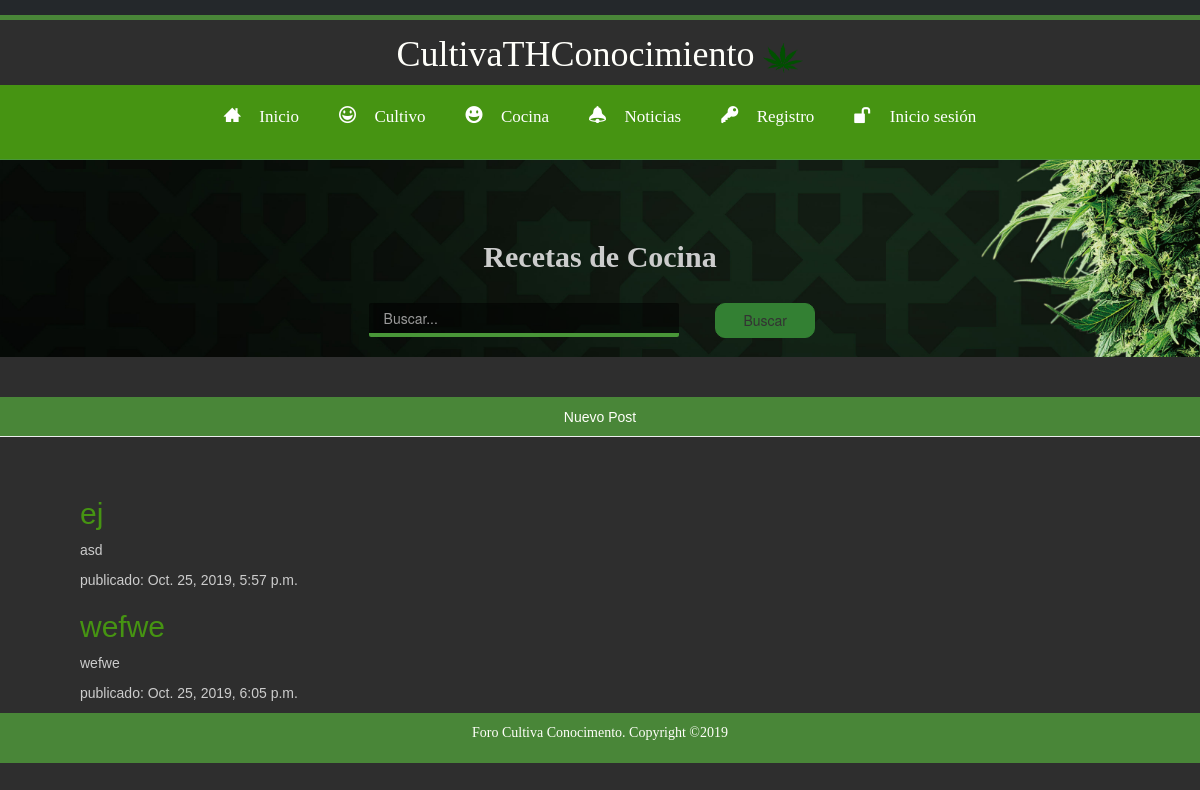
/post/list, run on an earlier commit of the app's database.
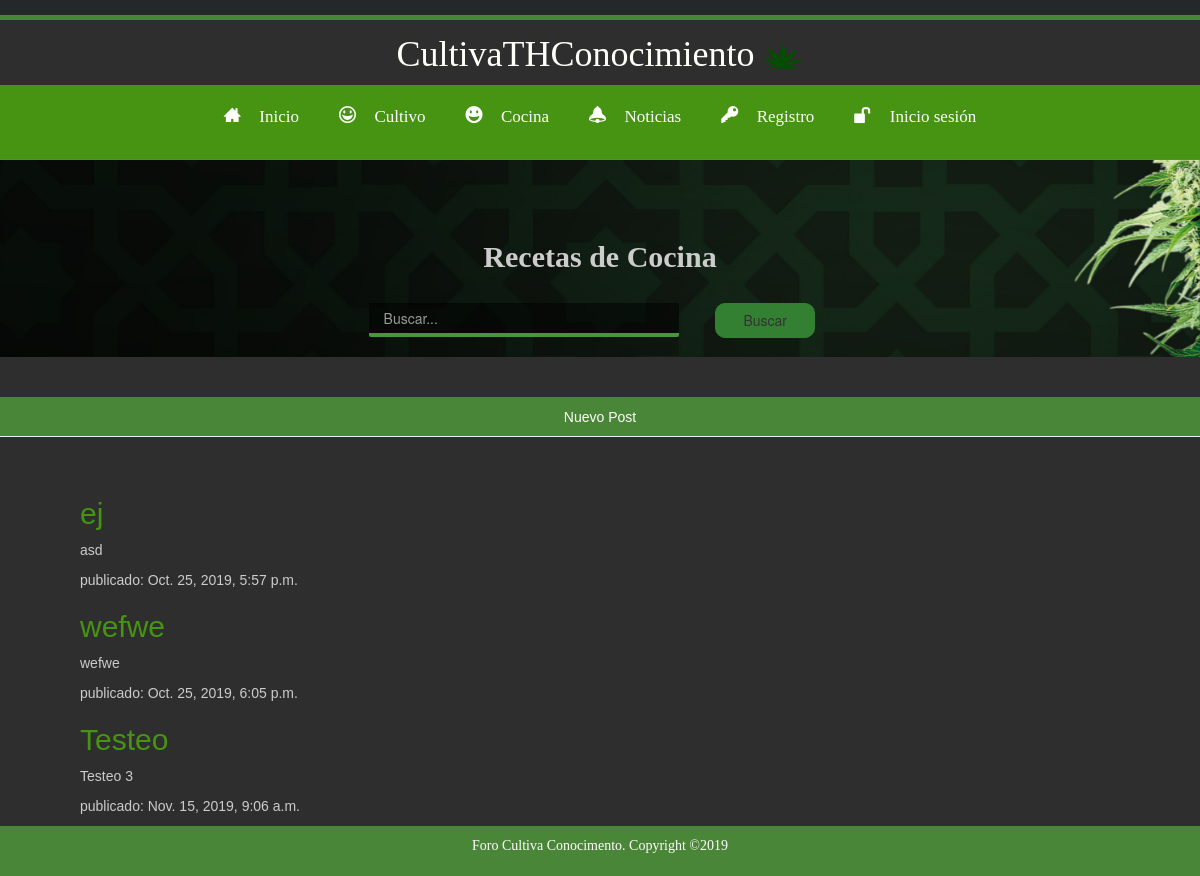
And on a later commit of the database.
### Cocina/models.py (models this page shows, shortened)
class Post(models.Model):
    author = models.ForeignKey('auth.User', on_delete=models.CASCADE)
    title = models.CharField(max_length=200)
    text = models.TextField()
    created_date = models.DateTimeField(
            default=timezone.now)
    published_date = models.DateTimeField(
            blank=True, null=True)
    class Meta:
        permissions = (
            ('administrador',_('Es administrador')),
            ('usuario',_('Es usuario')),
        )

### Cocina/views.py (the view)
# urls.py: path('post/list', views.post_list, name='post_list'),
def post_list(request):
    queryset = request.GET.get("buscar")
    posts = Post.objects.filter(published_date__lte=timezone.now()).order_by('published_date')
    if queryset:
        posts = Post.objects.filter(
            Q(title__icontains = queryset) |
            Q(text__icontains = queryset)
        ).distinct()
    return render(request, 'Cocina/post_list.html', {'posts':posts})

### Cocina/templates/Cocina/post_list.html (shortened to what this page needs)
{% extends 'Cocina/Soporte.html' %}
    {% block content %} {% for post in posts %}
    <div>
        <h2><a href="{% url 'post_detail' pk=post.pk %}">{{ post.title }}</a></h2>
        <p>{{ post.text|linebreaksbr }}</p>
        <p> publicado: {{ post.published_date }}</p>
    </div>
    {% endfor %} {% endblock %}

### Cocina/templates/Cocina/Soporte.html (shortened to what this page needs)
{% load staticfiles %}
<html>
<head>
    <link rel="stylesheet" href="{% static 'CSS/estilococina.css'%}">
    <link rel="stylesheet" href="//maxcdn.bootstrapcdn.com/bootstrap/3.2.0/css/bootstrap.min.css">
    <link rel="stylesheet" href="//maxcdn.bootstrapcdn.com/bootstrap/3.2.0/css/bootstrap-theme.min.css">
    <link rel="stylesheet" href="{% static 'CSS/style.css'%}">
    <link rel="stylesheet" href="{% static 'CSS/flexboxgrid.min.css'%}">
</head>
<body>
    <div class="container-all ">
        <div class="logo ">
            <div class="col-xs-12 ">
                <div id="logo ">
                    <h1>CultivaTHConocimiento <img src="{% static 'IMG/marijuana-34353_640.png' %}" alt="logo" width="40" height="30"></h1>
                </div>
            </div>
        </div>
        <Header>
            <nav>
                <ul>
                    <li><a href="# "><span class="icon-home3 ">  </span>Inicio</a></li>
                    <li><a href="# "><span class="icon-happy ">  </span>Cultivo</a></li>
                    <li><a href="{% url 'post_list' %}"><span class="icon-happy2 "> </span>Cocina</a></li>
                    <li><a href="# "><span class="icon-bell ">  </span>Noticias</a></li>
                    <li><a href="{% url 'registro' %}"><span class="icon-key ">  </span>Registro</a></li>
                    <li><a href="{% url 'login' %}"><span class="icon-unlocked ">  </span>Inicio sesión</a></li>
                </ul>
            </nav>
        </Header>
        <div class="imagenEncabezado">
            <div class="row center-xs">
                <div class="col-xs">
                    <h1 id="rec">Recetas de Cocina</h1>
                </div>
            </div>
            {% block barra_busqueda %}
            <div class="busqueda">
                <div class="row center-xs">
                    <div class="col-xs-8">
                        <form method="get">
                            <div class="col-xs-5">
                                <div class="barra">
                                    <input type="text" class="form-control" placeholder="Buscar..." name="buscar" value="{{request.GET.buscar}}">
                                </div>
                            </div>
                            <div class="boton">
                                <button type="submit" class="boton">Buscar</button>
                            </div>
                        </form>
                    </div>
                </div>
            </div>
            {% endblock barra_busqueda %}
        </div>
        <div class="page-header">
            <span>Nuevo Post</span>
        </div>
        <div class="content-container">
            <div class="row-center">
                <div class="col-xs-12">
                    {% block content %} {% endblock %}
                </div>
            </div>
        </div>
        <div class="row ">
            <div class="col-xs-12 ">
                <footer>
                    <p>Foro Cultiva Conocimento. Copyright &copy;2019</p>
                </footer>
            </div>
        </div>
    </div>
</body>
</html>

### Cocina/static/CSS/estilococina.css (style rules this page uses)
* { margin: 0; padding: 0; }
.container-all { margin-left: 0; width: 100% }
button { color: #fff; background: #338033; width: 100px; height: 35px; border: 1px solid #338033; border-bottom-right-radius: 10px; border-bottom-left-radius: 10px; border-top-left-radius: 10px; border-top-right-radius: 10px; }
body { background-image: url(../IMG/negro3.jpg); background-size: cover; background-attachment: fixed; width: 100%; font-family: 'fuente2'; }
.logo { background: #24282b; color: #FFFFFA; text-align: center; border-bottom: 5px solid #498638; padding-top: 15px; font-family: "cabecera"; font-size: 20px; }
Header { border-bottom: 1px solid #499638; }
header nav { width: 100%; max-width: 100%; margin: 15px auto; background: #469412; margin-top: 0; margin-bottom: 0; font-family: 'fuente2'; font-size: 17px; }
header nav ul { overflow: hidden; list-style: none; }
header nav ul li { float: left; }
header nav ul li a { color: #fff; padding: 20px; display: block; text-decoration: none; }
header nav ul li span { margin-right: 10px; }
.imagenEncabezado { background-image: url(../IMG/cannabis_strain_focus_shiva_shanti_banner.jpg); background-size: cover; background-attachment: fixed; }
.imagenEncabezado h1 { margin-left: 30%; margin-right: 30%; font-family: cursive; font-size: 50px; padding-top: 5%; font-weight: bold; color: #CCC; }
#rec { padding-bottom: 20px; ; }
.page-header { padding: 10px; background: #498638; color: #FFFFFA; text-align: center; clear: both; font-family: 'fuente2'; }
.content-container a { text-decoration: none; color: #469412; }
.barra input { outline: none; display: block; width: 100%; padding: 10px 15px; background: rgba(0, 0, 0, .5); color: #fff; border: none; border-radius: 2px; border-bottom: 4px solid #499638; font-size: 14px; font-weight: normal; margin: 0 0 20px 0; transition: all .5s ease; margin-left: 50%; }
.page-header span { font-family: 'Lucida Sans', 'Lucida Sans Regular', 'Lucida Grande', 'Lucida Sans Unicode', Geneva, Verdana, sans-serif; }
.content-container { color: #CCC; font-family: 'Lucida Sans', 'Lucida Sans Regular', 'Lucida Grande', 'Lucida Sans Unicode', Geneva, Verdana, sans-serif; padding-left: 70px; padding-top: 20px; padding-bottom: 20px; }
footer { padding: 10px; background: #498638; color: #FFFFFA; text-align: center; clear: both; font-family: 'fuente2'; }
@media screen and (min-width:1000px) { header nav { display: flex; justify-content: center; } }
@media screen and (max-width:1200px) { .imagenEncabezado h1 { font-size: 30px; } }

### Cocina/static/CSS/style.css (style rules this page uses)
[class^="icon-"], [class*=" icon-"] { font-family: 'icomoon' !important; font-style: normal; font-weight: normal; font-variant: normal; text-transform: none; line-height: 1; -webkit-font-smoothing: antialiased; -moz-osx-font-smoothing: grayscale; }
.icon-home3:before { content: "\e902"; }
.icon-bell:before { content: "\e951"; }
.icon-key:before { content: "\e98d"; }
.icon-unlocked:before { content: "\e990"; }
.icon-happy:before { content: "\e9df"; }
.icon-happy2:before { content: "\e9e0"; }

What changed in the data, as far as the page shows it:
added Post: title "Testeo", text "Testeo 3", published_date "Nov. 15, 2019, 9:06 a.m."
